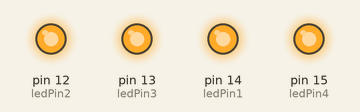
This sketch was run on a simulated Arduino Uno, built with avr-gcc and run on an emulated ATmega328P. On the bench: output pins drawn as LEDs (lit = HIGH).

Above: at 0.7 s.
At 3.7 s:
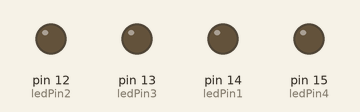
Timing chart, 0 to 4.6 s (numbered marks = the images above):
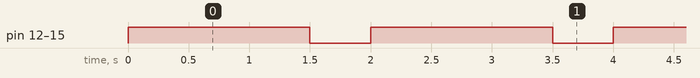

Measured:
- by itself, pin 12 (ledPin2), pin 13 (ledPin3), pin 14 (ledPin1), pin 15 (ledPin4): alternates HIGH for 1.5 s and LOW for 0.50 s

The sketch:

Pertemuan1_lab8.ino
```cpp
int ledPin1 = 14;
int ledPin2 = 12;
int ledPin3 = 13;
int ledPin4 = 15;

void setup() {
  pinMode(ledPin1, OUTPUT);
  pinMode(ledPin2, OUTPUT);
  pinMode(ledPin3, OUTPUT);
  pinMode(ledPin4, OUTPUT);
}

void loop() {
  digitalWrite(ledPin1, HIGH);
  digitalWrite(ledPin2, HIGH);
  digitalWrite(ledPin3, HIGH);
  digitalWrite(ledPin4, HIGH);
  delay(1500);
  digitalWrite(ledPin1, LOW);
  digitalWrite(ledPin2, LOW);
  digitalWrite(ledPin3, LOW);
  digitalWrite(ledPin4, LOW);
  delay(500);
}
```
